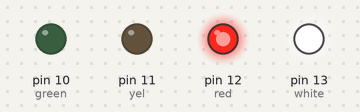
Bench run of a sketch on a simulated Arduino Uno, built with avr-gcc and run on an emulated ATmega328P. Parts: output pins drawn as LEDs (lit = HIGH).

Above: at 2.5 s.
At 5.5 s:
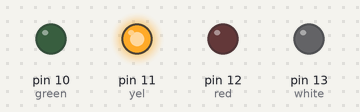
At 8.0 s:
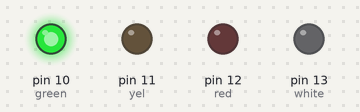
Timing chart, 0 to 13.0 s (numbered marks = the images above):
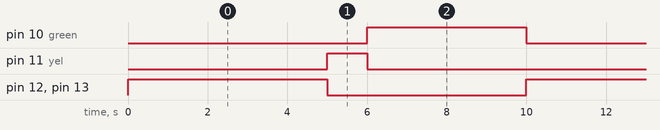

Measured:
- by itself, pin 10 (green): alternates HIGH for 4.0 s and LOW for 6.0 s
- by itself, pin 11 (yel): alternates HIGH for 1.0 s and LOW for 9.0 s
- by itself, pin 12 (red), pin 13 (white): alternates HIGH for 5.0 s and LOW for 5.0 s

The sketch:

trafficlight.ino
```cpp
int white = 13;
int red = 12;
int yel = 11;
int green = 10;

void setup() {
  // put your setup code here, to run once:
  pinMode(white,OUTPUT);
  pinMode(red,OUTPUT);
  pinMode(yel,OUTPUT);
  pinMode(green,OUTPUT);
}

void loop() {
  // put your main code here, to run repeatedly:
  digitalWrite(red, HIGH);
  digitalWrite(white, HIGH);
  digitalWrite(green, LOW);
  delay(5000);
  digitalWrite(yel, HIGH);
  digitalWrite(red, LOW);
  digitalWrite(white, LOW);
  delay(1000);
  digitalWrite(green, HIGH);
  digitalWrite(yel, LOW);
  delay(4000);
}
```
